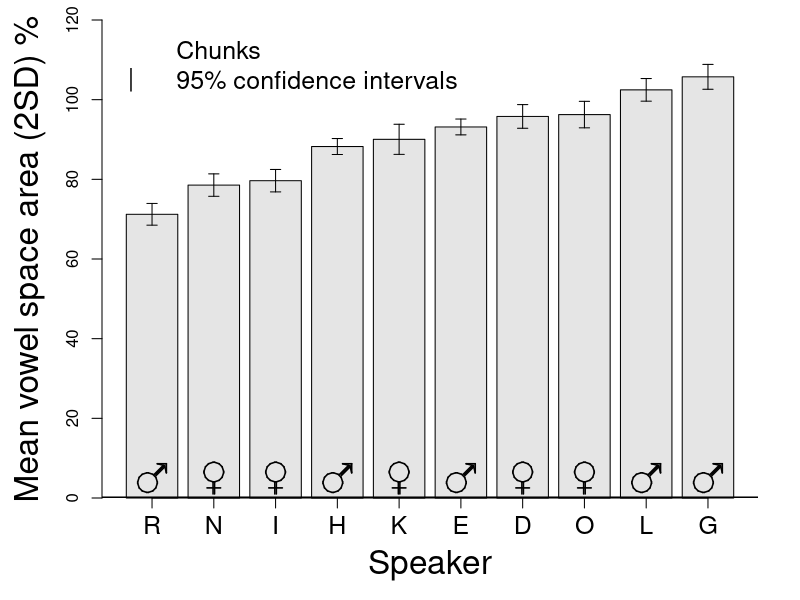

This chart was generated by the following R code:
# R
#
# Copyright: 2017-2018, R.J.J.H. van Son and the Netherlands Cancer Institute
# License: GNU GPL v2 or later
# email: r.v.son@nki.nl
#
library(ggplot2)
# A4 size in Inches
OutputWidth <-  11.692;
OutputHeight <- 7.5;
#
filename <- "CorpusChunksArea_hist.pdf"

se <- function(x) sqrt(var(x)/length(x))
ci <- function(x) {if(length(x)>3) {t <- t.test(x); (t$conf.int[[2]]- t$conf.int[[1]])/2} else 0 }

VowelTable <- read.table("IFA_chunks_dataFM_Robust.tsv", header = TRUE, sep = "\t", na.strings = "-");
VowelTable$VowelDensity <- VowelTable$N/VowelTable$Duration
AverageVowels <- aggregate(cbind(Area1, Area2, N, i.dist, u.dist, a.dist, Duration, VowelDensity)~Speaker+Sex+Style+Session, data=VowelTable, mean);
SdevVowels <- aggregate(cbind(Area1, Area2, N, i.dist, u.dist, a.dist, Duration, VowelDensity)~Speaker+Sex+Style+Session, data=VowelTable, sd);

AverageSpeakerVowels <- aggregate(cbind(Area1, Area2, N, i.dist, u.dist, a.dist, Duration, VowelDensity)~Speaker, data=VowelTable, mean);
SdevSpeakerVowels <- aggregate(cbind(Area1, Area2, N, i.dist, u.dist, a.dist, Duration, VowelDensity)~Speaker, data=VowelTable, sd);
SerrSpeakerVowels <- aggregate(cbind(Area1, Area2, N, i.dist, u.dist, a.dist, Duration, VowelDensity)~Speaker, data=VowelTable, se);
CintSpeakerVowels <- aggregate(cbind(Area1, Area2, N, i.dist, u.dist, a.dist, Duration, VowelDensity)~Speaker, data=VowelTable, ci);
NSpeakerVowels <- aggregate(cbind(Area1, Area2, N, i.dist, u.dist, a.dist, Duration, VowelDensity)~Speaker, data=VowelTable, length);
AverageSpeakerVowels$Symbol = '\\VE'
AverageSpeakerVowels[AverageSpeakerVowels$Speaker %in% c("R", "K", "H", "D", "O"), ]$Symbol = '\\MA'

AverageAllVowels <- aggregate(cbind(Area1, Area2, N, i.dist, u.dist, a.dist, Duration, VowelDensity)~Style, data=VowelTable, mean);
SdAllVowels <- aggregate(cbind(Area1, Area2, N, i.dist, u.dist, a.dist, Duration, VowelDensity)~Style, data=VowelTable, sd);
SeAllVowels <- aggregate(cbind(Area1, Area2, N, i.dist, u.dist, a.dist, Duration, VowelDensity)~Style, data=VowelTable, se);
CiAllVowels <- aggregate(cbind(Area1, Area2, N, i.dist, u.dist, a.dist, Duration, VowelDensity)~Style, data=VowelTable, ci);


# Plot averages per speaker by style
VowelTable$Style <- factor(VowelTable$Style, levels=c("I", "R", "T", "S", "W", "Y"), ordered=T);
VowelTable$StyleNum <- factor(VowelTable$Style, levels=c("I", "R", "T", "S", "W", "Y"), ordered=T);

# Plot figure
pdf(filename, width=OutputWidth, height=OutputHeight, useDingbats=FALSE);

SpeakerList <- c("N","I","G","L","E","R","K","H", "D", "O")
colorlist <- c("darkgreen", "darkred", "darkblue", "deeppink4", "green", "blue", "red", "deeppink", "gold4", "darkolivegreen")
i <- 1

# Average
par(mai=c(1.02,1.02,0.2,0.42))
par(family="Helvetica")
x <- barplot(sort(AverageSpeakerVowels$Area2), ylim=c(0, 120), ylab="Mean vowel space area (2SD) %", xlab="Speaker", cex.lab=2, col="gray90")

segments(x, AverageSpeakerVowels[order(AverageSpeakerVowels$Area2),]$Area2-CintSpeakerVowels[order(AverageSpeakerVowels$Area2),]$Area2, x, AverageSpeakerVowels[order(AverageSpeakerVowels$Area2),]$Area2+CintSpeakerVowels[order(AverageSpeakerVowels$Area2),]$Area2)
segments(x-0.1, AverageSpeakerVowels[order(AverageSpeakerVowels$Area2),]$Area2+CintSpeakerVowels[order(AverageSpeakerVowels$Area2),]$Area2, x+0.1, AverageSpeakerVowels[order(AverageSpeakerVowels$Area2),]$Area2+CintSpeakerVowels[order(AverageSpeakerVowels$Area2),]$Area2)
segments(x-0.1, AverageSpeakerVowels[order(AverageSpeakerVowels$Area2),]$Area2-CintSpeakerVowels[order(AverageSpeakerVowels$Area2),]$Area2, x+0.1, AverageSpeakerVowels[order(AverageSpeakerVowels$Area2),]$Area2-CintSpeakerVowels[order(AverageSpeakerVowels$Area2),]$Area2)

text(x, 5, cex=3, col="black", labels=AverageSpeakerVowels$Symbol,vfont=c("sans serif","bold"))

axis(side=1, labels=as.character(AverageSpeakerVowels[order(AverageSpeakerVowels$Area2),"Speaker"]), at=x, cex.axis=1.5)
abline(h=0, lwd=3)
legend("topleft", c("Chunks", "95% confidence intervals"), pch=c(26, 124), pt.bg="white", col=c("black"), bty="n", cex=1.5, pt.cex=1.5, lty=c(0), lwd=4)

dev.off(dev.cur())
